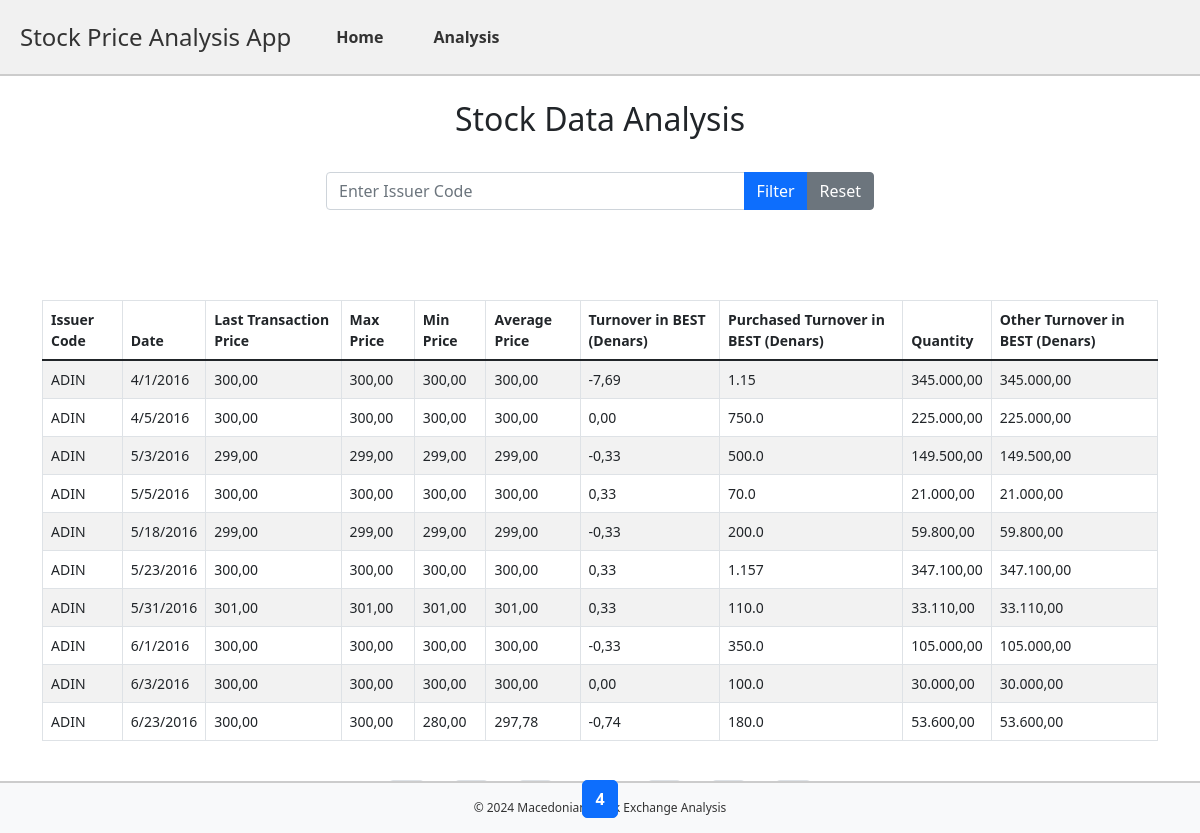
The page /analysis?page=4&issuer= on the database its author committed.
### tables this page shows
CREATE TABLE stock_data (
    Код_на_издавач TEXT,
    Датум TEXT,
    Цена_на_последна_трансакција REAL,
    Мак_ REAL,
    Мин_ REAL,
    Просечна_цена REAL,
    Промет_во_БЕСТ_во_денари REAL,
    Вкупен_промет_во_денари REAL,
    Количина REAL,
    Промет_во_БЕСТ_во_денари_друга REAL
);

### app.py (the view)
@app.route('/analysis')
def analysis():
    issuer = request.args.get('issuer', default='', type=str).strip()
    page = request.args.get('page', default=1, type=int)
    limit = 10  # Rows per page
    conn = sqlite3.connect('stock_data.db')
    cursor = conn.cursor()
    query = "SELECT * FROM stock_data WHERE 1=1"
    params = []
    if issuer:
        query += " AND Код_на_издавач = ?"
        params.append(issuer)
    count_query = f"SELECT COUNT(*) FROM stock_data WHERE 1=1"
    if issuer:
        count_query += " AND Код_на_издавач = ?"
    cursor.execute(count_query, [issuer] if issuer else [])
    total_rows = cursor.fetchone()[0]
    total_pages = (total_rows + limit - 1) // limit
    query += " LIMIT ? OFFSET ?"
    params.extend([limit, (page - 1) * limit])
    cursor.execute(query, params)
    rows = cursor.fetchall()
    stock_data = [
        {
            'Код_на_издавач': row[0],
            'Датум': row[1],
            'Цена_на_последна_трансакција': row[2],
            'Макс': row[3],
            'Мин': row[4],
            'Просечна_цена': row[5],
            'Промет_во_БЕСТ_во_денари': row[6],
            'Купен_промет_во_денари': row[7],
            'Количина': row[8],
            'Промет_во_Бест_во_денари_друга': row[9],
        }
        for row in rows
    ]
    conn.close()
    return render_template(
        'analysis.html',
        stock_data=stock_data,
        page=page,
        total_pages=total_pages,
        issuer=issuer,
        max=max,
        min=min,
    )

### templates/analysis.html (shortened to what this page needs)
<!DOCTYPE html>
<html lang="en">
<head>
    <link rel="stylesheet" href="{{ url_for('static', filename='css/style.css') }}">
    <link rel="stylesheet" href="https://cdnjs.cloudflare.com/ajax/libs/bootstrap/5.1.3/css/bootstrap.min.css">
</head>
<body>
    <header>
    <h1>Stock Price Analysis App</h1>
    <nav>
        <ul>
            <li><a href="/">Home</a></li>
            <li><a href="/analysis">Analysis</a></li>
        </ul>
    </nav>
    </header>
    <div class="content container mt-4">
        <h2 class="text-center">Stock Data Analysis</h2>
        <div class="filter-section mt-4 mb-5">
            <form method="get" action="/analysis" class="d-flex justify-content-center">
                <div class="input-group w-50">
                    <input type="text" id="issuer" name="issuer" class="form-control" placeholder="Enter Issuer Code" value="{{ request.args.get('issuer', '') }}">
                    <button type="submit" class="btn btn-primary">Filter</button>
                    <a href="/analysis" class="btn btn-secondary">Reset</a>
                </div>
            </form>
        </div>
        <table class="table table-bordered table-striped">
            <thead>
                <tr>
                    <th>Issuer Code</th>
                    <th>Date</th>
                    <th>Last Transaction Price</th>
                    <th>Max Price</th>
                    <th>Min Price</th>
                    <th>Average Price</th>
                    <th>Turnover in BEST (Denars)</th>
                    <th>Purchased Turnover in BEST (Denars)</th>
                    <th>Quantity</th>
                    <th>Other Turnover in BEST (Denars)</th>
                </tr>
            </thead>
            <tbody>
                {% for data in stock_data %}
                <tr>
                    <td>{{ data.Код_на_издавач }}</td>
                    <td>{{ data.Датум }}</td>
                    <td>{{ data.Цена_на_последна_трансакција }}</td>
                    <td>{{ data.Макс }}</td>
                    <td>{{ data.Мин }}</td>
                    <td>{{ data.Просечна_цена }}</td>
                    <td>{{ data.Промет_во_БЕСТ_во_денари }}</td>
                    <td>{{ data.Купен_промет_во_денари }}</td>
                    <td>{{ data.Количина }}</td>
                    <td>{{ data.Промет_во_Бест_во_денари_друга }}</td>
                </tr>
                {% endfor %}
            </tbody>
        </table>
        <div class="pagination-container mt-4">
            <nav aria-label="Page navigation">
                <ul class="pagination justify-content-center">
                    {% if page > 1 %}
                    <li class="page-item">
                        <a class="page-link" href="{{ url_for('analysis', page=page-1, issuer=request.args.get('issuer', '')) }}" aria-label="Previous">&laquo;</a>
                    </li>
                    {% endif %}
                    {% for p in range(max(1, page-2), min(total_pages+1, page+3)) %}
                    <li class="page-item {% if p == page %}active{% endif %}">
                        <a class="page-link" href="{{ url_for('analysis', page=p, issuer=request.args.get('issuer', '')) }}">{{ p }}</a>
                    </li>
                    {% endfor %}
                    {% if page < total_pages %}
                    <li class="page-item">
                        <a class="page-link" href="{{ url_for('analysis', page=page+1, issuer=request.args.get('issuer', '')) }}" aria-label="Next">&raquo;</a>
                    </li>
                    {% endif %}
                </ul>
            </nav>
        </div>
    </div>
    <footer>
        <div class="container">
            <span>&copy; 2024 Macedonian Stock Exchange Analysis</span>
        </div>
    </footer>
</body>
</html>

### static/css/style.css (style rules this page uses)
body, html { height: 100%; margin: 0; }
body { display: flex; flex-direction: column; }
body { font-family: Arial, sans-serif; margin: 0; padding: 0; background-color: #ffffff; color: #303035; }
header { background: #f1f1f1; color: #333; padding: 10px 20px; text-align: left; display: flex; align-items: center; border-bottom: 2px solid #ccc; }
header h1 { margin: 0; font-size: 24px; margin-right: 20px; }
nav ul { list-style: none; padding: 0; margin: 0; display: flex; justify-content: flex-start; }
nav ul li { margin: 15px; }
nav ul li a { color: #333; text-decoration: none; font-weight: bold; padding: 5px 10px; border-radius: 5px; transition: background-color 0.3s ease; }
footer { background-color: #f1f1f1; text-align: center; padding: 5px 0; width: 100%; position: fixed; bottom: 0; font-size: 12px; color: #333; border-top: 2px solid #ccc; }
form { text-align: center; padding: 10px; margin-bottom: 80px; }
button { padding: 10px 20px; font-size: 16px; }
.btn-primary { background-color: #303035; border-color: #303035; }
.table { font-size: 14px; margin-top: 20px; }
.table th { background-color: #f8f8f8; font-weight: bold; }

### templates/analysis.html (style rules this page uses)
body { display: flex; flex-direction: column; min-height: 100vh; }
.content { flex: 1; }
footer { background-color: #f8f9fa; text-align: center; padding: 1rem 0; }

### rows shown on the page
stock_data: Код_на_издавач "ADIN", Датум "4/1/2016", Цена_на_последна_трансакција "300,00", Макс "300,00", Мин "300,00", Просечна_цена "300,00", Промет_во_БЕСТ_во_денари "-7,69", Купен_промет_во_денари "1.15", Количина "345.000,00", Промет_во_Бест_во_денари_друга "345.000,00"
stock_data: Код_на_издавач "ADIN", Датум "4/5/2016", Цена_на_последна_трансакција "300,00", Макс "300,00", Мин "300,00", Просечна_цена "300,00", Промет_во_БЕСТ_во_денари "0,00", Купен_промет_во_денари "750.0", Количина "225.000,00", Промет_во_Бест_во_денари_друга "225.000,00"
stock_data: Код_на_издавач "ADIN", Датум "5/3/2016", Цена_на_последна_трансакција "299,00", Макс "299,00", Мин "299,00", Просечна_цена "299,00", Промет_во_БЕСТ_во_денари "-0,33", Купен_промет_во_денари "500.0", Количина "149.500,00", Промет_во_Бест_во_денари_друга "149.500,00"
stock_data: Код_на_издавач "ADIN", Датум "5/5/2016", Цена_на_последна_трансакција "300,00", Макс "300,00", Мин "300,00", Просечна_цена "300,00", Промет_во_БЕСТ_во_денари "0,33", Купен_промет_во_денари "70.0", Количина "21.000,00", Промет_во_Бест_во_денари_друга "21.000,00"
stock_data: Код_на_издавач "ADIN", Датум "5/18/2016", Цена_на_последна_трансакција "299,00", Макс "299,00", Мин "299,00", Просечна_цена "299,00", Промет_во_БЕСТ_во_денари "-0,33", Купен_промет_во_денари "200.0", Количина "59.800,00", Промет_во_Бест_во_денари_друга "59.800,00"
stock_data: Код_на_издавач "ADIN", Датум "5/23/2016", Цена_на_последна_трансакција "300,00", Макс "300,00", Мин "300,00", Просечна_цена "300,00", Промет_во_БЕСТ_во_денари "0,33", Купен_промет_во_денари "1.157", Количина "347.100,00", Промет_во_Бест_во_денари_друга "347.100,00"
stock_data: Код_на_издавач "ADIN", Датум "5/31/2016", Цена_на_последна_трансакција "301,00", Макс "301,00", Мин "301,00", Просечна_цена "301,00", Промет_во_БЕСТ_во_денари "0,33", Купен_промет_во_денари "110.0", Количина "33.110,00", Промет_во_Бест_во_денари_друга "33.110,00"
stock_data: Код_на_издавач "ADIN", Датум "6/1/2016", Цена_на_последна_трансакција "300,00", Макс "300,00", Мин "300,00", Просечна_цена "300,00", Промет_во_БЕСТ_во_денари "-0,33", Купен_промет_во_денари "350.0", Количина "105.000,00", Промет_во_Бест_во_денари_друга "105.000,00"
stock_data: Код_на_издавач "ADIN", Датум "6/3/2016", Цена_на_последна_трансакција "300,00", Макс "300,00", Мин "300,00", Просечна_цена "300,00", Промет_во_БЕСТ_во_денари "0,00", Купен_промет_во_денари "100.0", Количина "30.000,00", Промет_во_Бест_во_денари_друга "30.000,00"
stock_data: Код_на_издавач "ADIN", Датум "6/23/2016", Цена_на_последна_трансакција "300,00", Макс "300,00", Мин "280,00", Просечна_цена "297,78", Промет_во_БЕСТ_во_денари "-0,74", Купен_промет_во_денари "180.0", Количина "53.600,00", Промет_во_Бест_во_денари_друга "53.600,00"

### other values the page prints
{{ p }} "4"
